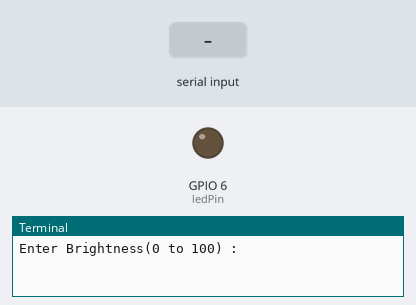
This program was run on a simulated Raspberry Pi (BCM pin numbers). Shown: output pins drawn as LEDs (lit = HIGH), the last lines printed to the terminal. The inputs (shaded band) are chosen by the test bench.

Above: at 1.2 s.
1.3 s: "5" typed at the terminal, then Enter
At 2.1 s:
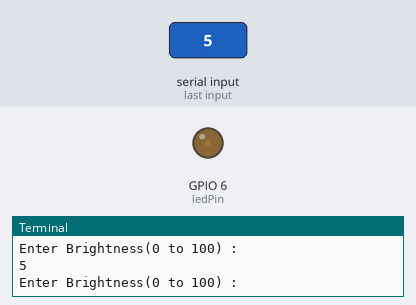
2.8 s: "90" typed at the terminal, then Enter
At 3.2 s:
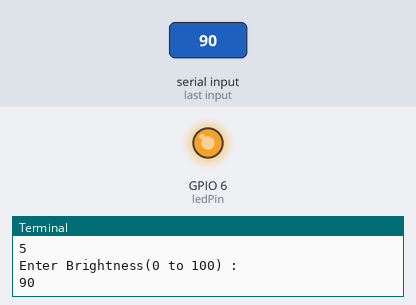
Timing chart, 0 to 5.8 s (numbered marks = the images above; inputs shaded):
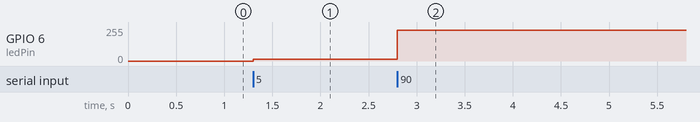

Measured:
- after the input at 1.3 s, GPIO 6 (ledPin): 0/255 → 13/255 at once
- after the input at 2.8 s, GPIO 6 (ledPin): 13/255 → 230/255 at once

The program:

pwm_led2.py
```python
#-*-coding: utf-8-*-

import RPi.GPIO as GPIO
import time

ledPin = 6

GPIO.setmode(GPIO.BCM)
GPIO.setup(ledPin, GPIO.OUT)

p = GPIO.PWM(ledPin, 25)

p.start(0)

while True:
	d = input("Enter Brightness(0 to 100) : ")
	duty = int(d)

	if(duty == 100):
		p.stop()
		GPIO.cleanup()
		break
	else:
		p.ChangeDutyCycle(duty)
		time.sleep(0.4)
```
